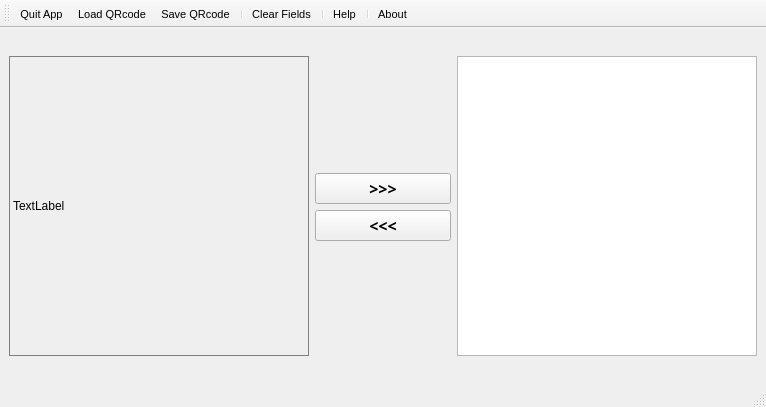
<?xml version="1.0" encoding="UTF-8"?>
<ui version="4.0">
 <class>MainWindow</class>
 <widget class="QMainWindow" name="MainWindow">
  <property name="geometry">
   <rect>
    <x>0</x>
    <y>0</y>
    <width>766</width>
    <height>407</height>
   </rect>
  </property>
  <property name="windowTitle">
   <string>QRcodeApp</string>
  </property>
  <property name="windowIcon">
   <iconset>
    <normalon>:/images/Qrcode.png</normalon>
   </iconset>
  </property>
  <widget class="QWidget" name="centralwidget">
   <layout class="QVBoxLayout" name="verticalLayout_2">
    <item>
     <layout class="QHBoxLayout" name="horizontalLayout">
      <item>
       <widget class="QLabel" name="labelPixmap">
        <property name="minimumSize">
         <size>
          <width>300</width>
          <height>300</height>
         </size>
        </property>
        <property name="maximumSize">
         <size>
          <width>300</width>
          <height>300</height>
         </size>
        </property>
        <property name="styleSheet">
         <string notr="true">QLabel {
	border: 1px solid gray;
}</string>
        </property>
        <property name="text">
         <string>TextLabel</string>
        </property>
        <property name="scaledContents">
         <bool>true</bool>
        </property>
       </widget>
      </item>
      <item>
       <layout class="QVBoxLayout" name="verticalLayout">
        <item>
         <spacer name="verticalSpacer_6">
          <property name="orientation">
           <enum>Qt::Vertical</enum>
          </property>
          <property name="sizeHint" stdset="0">
           <size>
            <width>20</width>
            <height>18</height>
           </size>
          </property>
         </spacer>
        </item>
        <item>
         <widget class="QPushButton" name="btnReadQrode">
          <property name="minimumSize">
           <size>
            <width>0</width>
            <height>0</height>
           </size>
          </property>
          <property name="font">
           <font>
            <family>Ubuntu Mono</family>
            <pointsize>12</pointsize>
            <bold>true</bold>
           </font>
          </property>
          <property name="text">
           <string>&gt;&gt;&gt;</string>
          </property>
         </widget>
        </item>
        <item>
         <widget class="QPushButton" name="btnConvertToQRcode">
          <property name="minimumSize">
           <size>
            <width>0</width>
            <height>0</height>
           </size>
          </property>
          <property name="font">
           <font>
            <family>Ubuntu Mono</family>
            <pointsize>12</pointsize>
            <bold>true</bold>
           </font>
          </property>
          <property name="text">
           <string>&lt;&lt;&lt;</string>
          </property>
         </widget>
        </item>
        <item>
         <spacer name="verticalSpacer_2">
          <property name="orientation">
           <enum>Qt::Vertical</enum>
          </property>
          <property name="sizeHint" stdset="0">
           <size>
            <width>20</width>
            <height>40</height>
           </size>
          </property>
         </spacer>
        </item>
       </layout>
      </item>
      <item>
       <widget class="QPlainTextEdit" name="plainTextEditQRcode">
        <property name="minimumSize">
         <size>
          <width>300</width>
          <height>300</height>
         </size>
        </property>
        <property name="maximumSize">
         <size>
          <width>300</width>
          <height>300</height>
         </size>
        </property>
       </widget>
      </item>
     </layout>
    </item>
   </layout>
  </widget>
  <widget class="QStatusBar" name="statusbar"/>
  <widget class="QToolBar" name="toolBar">
   <property name="font">
    <font>
     <family>Cantarell</family>
     <pointsize>8</pointsize>
    </font>
   </property>
   <property name="windowTitle">
    <string>toolBar</string>
   </property>
   <property name="iconSize">
    <size>
     <width>32</width>
     <height>32</height>
    </size>
   </property>
   <property name="toolButtonStyle">
    <enum>Qt::ToolButtonTextUnderIcon</enum>
   </property>
   <attribute name="toolBarArea">
    <enum>TopToolBarArea</enum>
   </attribute>
   <attribute name="toolBarBreak">
    <bool>false</bool>
   </attribute>
   <addaction name="actionQuit"/>
   <addaction name="actionLoad_QRcode"/>
   <addaction name="actionSave_QRcode"/>
   <addaction name="separator"/>
   <addaction name="actionClear_Field"/>
   <addaction name="separator"/>
   <addaction name="actionHelp"/>
   <addaction name="separator"/>
   <addaction name="actionAbout"/>
  </widget>
  <action name="actionQuit">
   <property name="icon">
    <iconset resource="resources.qrc">
     <normaloff>:/images/Hopstarter-Soft-Scraps-Button-Turn-On.256.png</normaloff>:/images/Hopstarter-Soft-Scraps-Button-Turn-On.256.png</iconset>
   </property>
   <property name="text">
    <string>Quit App</string>
   </property>
   <property name="toolTip">
    <string>Quit Application</string>
   </property>
  </action>
  <action name="actionLoad_QRcode">
   <property name="icon">
    <iconset resource="resources.qrc">
     <normaloff>:/images/Hopstarter-Soft-Scraps-Button-Download.256.png</normaloff>:/images/Hopstarter-Soft-Scraps-Button-Download.256.png</iconset>
   </property>
   <property name="text">
    <string>Load QRcode</string>
   </property>
   <property name="toolTip">
    <string>Load QRcode png file</string>
   </property>
  </action>
  <action name="actionSave_QRcode">
   <property name="icon">
    <iconset resource="resources.qrc">
     <normaloff>:/images/Hopstarter-Soft-Scraps-Button-Upload.256.png</normaloff>:/images/Hopstarter-Soft-Scraps-Button-Upload.256.png</iconset>
   </property>
   <property name="text">
    <string>Save QRcode</string>
   </property>
   <property name="toolTip">
    <string>Save the QRcode png file</string>
   </property>
  </action>
  <action name="actionHelp">
   <property name="icon">
    <iconset resource="resources.qrc">
     <normaloff>:/images/Hopstarter-Soft-Scraps-Button-Help.256.png</normaloff>:/images/Hopstarter-Soft-Scraps-Button-Help.256.png</iconset>
   </property>
   <property name="text">
    <string>Help</string>
   </property>
   <property name="toolTip">
    <string>App usage</string>
   </property>
  </action>
  <action name="actionAbout">
   <property name="icon">
    <iconset resource="resources.qrc">
     <normaloff>:/images/Hopstarter-Soft-Scraps-Button-Info.256.png</normaloff>:/images/Hopstarter-Soft-Scraps-Button-Info.256.png</iconset>
   </property>
   <property name="text">
    <string>About</string>
   </property>
   <property name="toolTip">
    <string>About</string>
   </property>
  </action>
  <action name="actionClear_Field">
   <property name="icon">
    <iconset resource="resources.qrc">
     <normaloff>:/images/Hopstarter-Soft-Scraps-Button-Close.256.png</normaloff>:/images/Hopstarter-Soft-Scraps-Button-Close.256.png</iconset>
   </property>
   <property name="text">
    <string>Clear Fields</string>
   </property>
   <property name="toolTip">
    <string>Clear All Fields</string>
   </property>
  </action>
 </widget>
 <resources>
  <include location="resources.qrc"/>
 </resources>
 <connections>
  <connection>
   <sender>actionQuit</sender>
   <signal>triggered()</signal>
   <receiver>MainWindow</receiver>
   <slot>close()</slot>
   <hints>
    <hint type="sourcelabel">
     <x>-1</x>
     <y>-1</y>
    </hint>
    <hint type="destinationlabel">
     <x>382</x>
     <y>203</y>
    </hint>
   </hints>
  </connection>
 </connections>
</ui>
